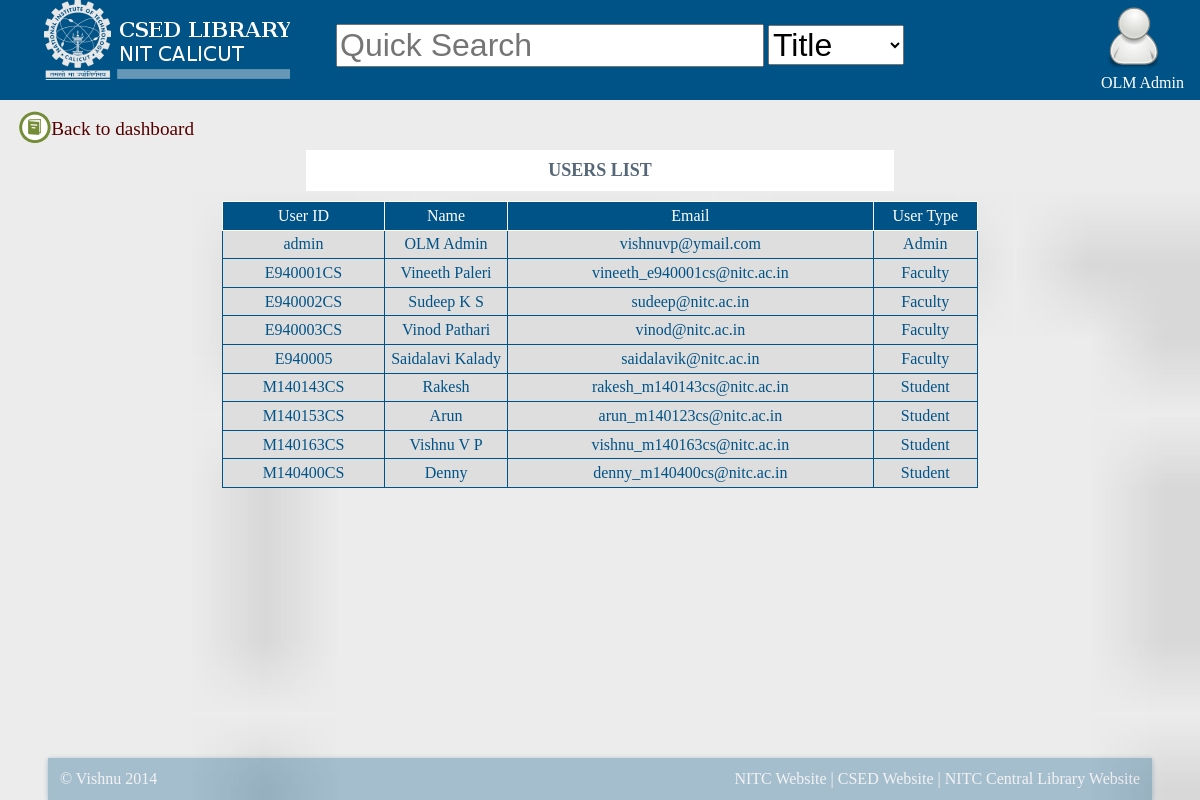
Screenshot of /olm/control/html_report.php?r=ur (signed in) with the database file from the repository.
### tables this page shows
CREATE TABLE `user` (
  `uid` varchar(15) NOT NULL COMMENT 'User ID of user',
  `name` varchar(64) NOT NULL COMMENT 'Name of user',
  `password` varchar(256) NOT NULL COMMENT 'Hashed password',
  `email` varchar(256) DEFAULT NULL,
  `phoneno` varchar(15) DEFAULT NULL,
  `type` varchar(16) NOT NULL COMMENT 'Admin, Faculty or Student',
  PRIMARY KEY (`uid`)
);

### olm/includes/session.inc (called while the page is built, shortened)
<?php
	function olm_session_get_name() {
		return $_SESSION['name'];
	}
?>

### olm/includes/db.class.inc (called while the page is built, shortened)
<?php
class DBConnection {
	protected $hname = "localhost";
	protected $username = "m140163cs";
	protected $password = "m140163cs";
	protected $dbhandle;
	function connect() {
		$this->dbhandle = @mysql_connect($this->hname, $this->username, $this->password);
	}
	function query($tablename, $cols, $where, $having, $group_by) {
		$string = 'SELECT ';
		if(isset($cols))
			$string .= $cols;
		if(isset($tablename))
			$string .= ' FROM ' . $tablename;
		$result = mysql_query($string, $this->dbhandle);
		$array = array();
		$i = 0;
		while($row = mysql_fetch_assoc($result)) {
			$array[$i++] = $row;
		}
		return $array;
	}
}
?>

### olm/control/html_report.php (the view, shortened to what this page needs)
<!DOCTYPE html>
<html>
<head>
	<?php
	include('../includes/head.inc');
	?>
</head>
<body>
	<?php
	include('../includes/header.inc');
	?>
	<div class="backlinks"><a href="/m140163cs/olm">Back to dashboard</a></div>
	<div class="report-container">
	<?php
	if($_GET['r']=='ur') {
		echo '<div class="page-title">USERS LIST</div>';
		$db_connection = new DBConnection;
		$db_connection->connect();
		$data = $db_connection->query('user', 'uid,name,email,type', null,null,null);
		if($data) {
		echo '<table class="edit-table">';
		echo '<thead><td>User ID</td><td>Name</td><td>Email</td><td>User Type</td></thead>';
		foreach($data as $row)
	    {
	    	echo '<tr>';
	        echo '<td>'.$row['uid'].'</td>';
	        echo '<td>'.$row['name'].'</td>';
	        echo '<td>'.$row['email'].'</td>';
	        echo '<td>'.$row['type'].'</td>';
	        echo '</tr>';
	    }
	    echo'</table>';
	}
	else {
			echo set_status('No user accounts found', 'warning');
    		exit();
	}
	}
	?>
	</div>
	<div class="footer">
		<?php include('../includes/footer.inc'); ?>
	</div>
</body>
</html>

### olm/includes/head.inc (shortened to what this page needs)
<?php
require_once(__DIR__. "/../includes/session.inc");
?>
<link rel="stylesheet" href="/m140163cs/olm/css/styles.css" />

### olm/includes/header.inc (shortened to what this page needs)
<?php
$user = olm_session_get_name();
?>
<div class="header">
	<div class="header-utility-bar">
		<ul>
			<li><a id="csed-home" href="/m140163cs/olm/main.php"><img src="/m140163cs/olm/assets/images/CSEDL_HOME.png" alt="CSED Library" /></a></li>
			<li><a href="/m140163cs/olm/logout.php"><img src="/m140163cs/olm/assets/images/user_account.png" alt="Logout" title="Logout" /><div><?php echo $user; ?></div></a></li>
		</ul>
	</div>
	<div class="header-search-bar">
		<input class="header-search-box" type="search" id="header-search-box-id" onfocus="searchToggle()" value="" placeholder="Quick Search" />
		<select class="header-search-options" id="header-search-op2">
			<option value="title">Title</option>
		</select>
	</div>
</div>
<div class="head-breaker">&nbsp;</div>

### olm/includes/footer.inc
<span class="copyright">&copy; Vishnu 2014</span>
<span class="footer-links"><a href="http://www.nitc.ac.in">NITC Website</a> | <a href="http://www.cse.nitc.ac.in">CSED Website</a> | <a href="http://www.library.nitc.ac.in">NITC Central Library Website</a> </span>

### olm/css/styles.css (style rules this page uses)
body { margin: 0 0 0 0; background: url('/m140163cs/olm/assets/images/bg.png') repeat scroll 0 0 #FEFEFE; background-size: cover; color: white; }
.header { position: fixed; width: 100%; height: 100px; top: 0; z-index: 999; }
.header-utility-bar { background: none repeat scroll 0 0 #005387; height: 100px; }
.header-utility-bar li+li { text-align: left; }
.header-utility-bar li + li { float: right; margin-right: 1em; margin-top: 0.4em; }
.header-utility-bar ul li { list-style: none; display: inline-block; }
.header-utility-bar ul li a { text-decoration: none; color: white; }
.header-utility-bar ul { margin: 0; }
.head-breaker { margin-top: 100px; }
.header-search-bar { border-radius: 0 0 20px 20px; left: 28%; padding: 1.5em 0 0; position: absolute; top: 0; }
.header-search-box, .header-search-options { font-size: 2em; }
.footer { background: none repeat scroll 0 0 #005387; opacity:0.3; bottom: 0; box-shadow: 0 1px 5px #005387; left: 4%; margin: 0 auto; padding: 1%; position: fixed; width: 90%; transition: all 400ms ease-in; }
.footer .copyright { float: left; }
.footer .footer-links { float: right; color: white; }
.footer-links a { text-decoration: none; color: white; }
.edit-table { border-collapse: collapse; margin: 10px auto; width: 90%; margin-bottom: 100px; }
.edit-table thead td, .editable-table thead td { background: #005387; color: white; border-color: white; }
.edit-table td { padding: 0.3em; border: 1px solid; color: #005387; text-align: center; width:1em; }
.edit-table td { background: #DEDEDE; }
.backlinks a { text-decoration: none; background: #DEDEDE; color: #550000; font-size: larger; padding: 7px 0.5em 4px 32px; margin: 0 1em; background: url("/m140163cs/olm/assets/images/icon_book.png") no-repeat scroll 0 0; }
.page-title { margin: 0 auto; background: none repeat scroll 0% 0% #FFF; color: #567; font-size: large; font-weight: bold; text-align: center; padding: 10px 0px; width: 70%; }
.report-container { width: 70%; margin: 10px auto; }

### rows the page displays
user: uid "admin", name "OLM Admin", email "vishnuvp@ymail.com", type "Admin"
user: uid "E940001CS", name "Vineeth Paleri", email "vineeth_e940001cs@nitc.ac.in", type "Faculty"
user: uid "E940002CS", name "Sudeep K S", email "sudeep@nitc.ac.in", type "Faculty"
user: uid "E940003CS", name "Vinod Pathari", email "vinod@nitc.ac.in", type "Faculty"
user: uid "E940005", name "Saidalavi Kalady", email "saidalavik@nitc.ac.in", type "Faculty"
user: uid "M140143CS", name "Rakesh", email "rakesh_m140143cs@nitc.ac.in", type "Student"
user: uid "M140153CS", name "Arun", email "arun_m140123cs@nitc.ac.in", type "Student"
user: uid "M140163CS", name "Vishnu V P", email "vishnu_m140163cs@nitc.ac.in", type "Student"
user: uid "M140400CS", name "Denny", email "denny_m140400cs@nitc.ac.in", type "Student"

### other values shown
$user "OLM Admin"
